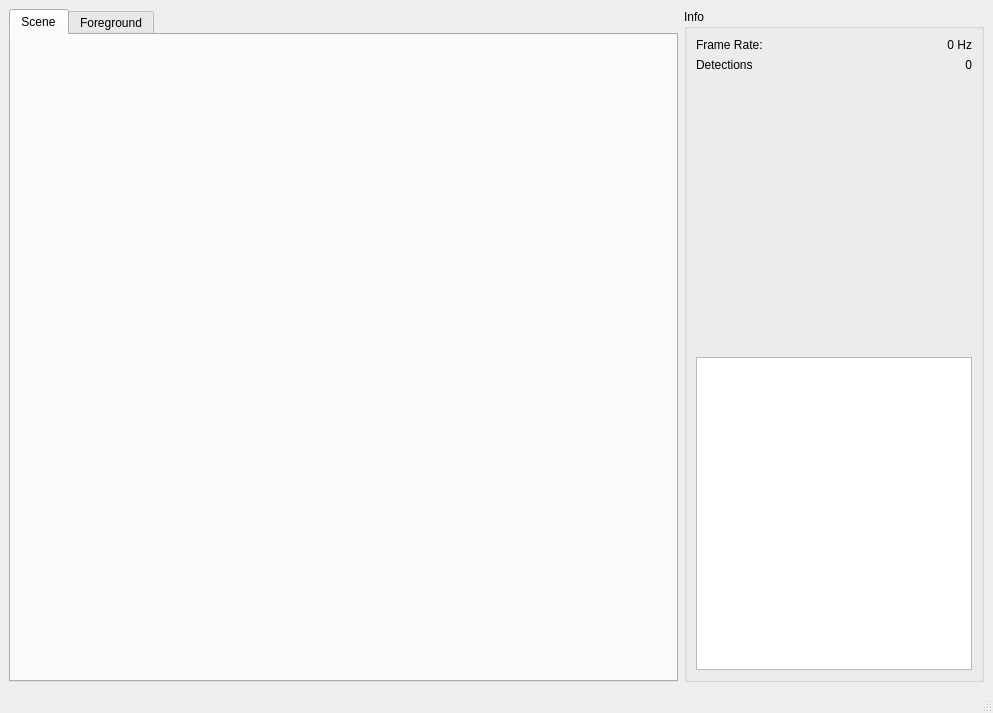
<?xml version="1.0" encoding="UTF-8"?>
<ui version="4.0">
 <class>DetectorViewerDesign</class>
 <widget class="QMainWindow" name="DetectorViewerDesign">
  <property name="geometry">
   <rect>
    <x>0</x>
    <y>0</y>
    <width>993</width>
    <height>713</height>
   </rect>
  </property>
  <property name="windowTitle">
   <string>Camera Person Detector</string>
  </property>
  <property name="locale">
   <locale language="English" country="Australia"/>
  </property>
  <widget class="QWidget" name="centralwidget">
   <layout class="QGridLayout" name="gridLayout">
    <item row="0" column="0">
     <widget class="QTabWidget" name="tabWidget">
      <property name="currentIndex">
       <number>0</number>
      </property>
      <widget class="QWidget" name="tab">
       <attribute name="title">
        <string>Scene</string>
       </attribute>
       <layout class="QGridLayout" name="gridLayout_3">
        <item row="0" column="0">
         <widget class="ImageWidget" name="imgScene" native="true"/>
        </item>
       </layout>
      </widget>
      <widget class="QWidget" name="tab_2">
       <attribute name="title">
        <string>Foreground</string>
       </attribute>
       <layout class="QGridLayout" name="gridLayout_2">
        <item row="0" column="0">
         <widget class="ImageWidget" name="imgForeground" native="true"/>
        </item>
       </layout>
      </widget>
     </widget>
    </item>
    <item row="0" column="1">
     <widget class="QGroupBox" name="groupBox">
      <property name="minimumSize">
       <size>
        <width>300</width>
        <height>0</height>
       </size>
      </property>
      <property name="title">
       <string>Info</string>
      </property>
      <layout class="QGridLayout" name="gridLayout_4">
       <item row="0" column="0">
        <layout class="QFormLayout" name="formLayout">
         <property name="fieldGrowthPolicy">
          <enum>QFormLayout::AllNonFixedFieldsGrow</enum>
         </property>
         <item row="0" column="0">
          <widget class="QLabel" name="label">
           <property name="text">
            <string>Frame Rate:</string>
           </property>
          </widget>
         </item>
         <item row="0" column="1">
          <widget class="QLabel" name="lblFrameRate">
           <property name="text">
            <string>0 Hz</string>
           </property>
           <property name="alignment">
            <set>Qt::AlignRight|Qt::AlignTrailing|Qt::AlignVCenter</set>
           </property>
          </widget>
         </item>
         <item row="1" column="0">
          <widget class="QLabel" name="label_2">
           <property name="text">
            <string>Detections</string>
           </property>
          </widget>
         </item>
         <item row="1" column="1">
          <widget class="QLabel" name="lblDetections">
           <property name="text">
            <string>0</string>
           </property>
           <property name="alignment">
            <set>Qt::AlignRight|Qt::AlignTrailing|Qt::AlignVCenter</set>
           </property>
          </widget>
         </item>
        </layout>
       </item>
       <item row="1" column="0">
        <widget class="QTextEdit" name="txtStats">
         <property name="sizePolicy">
          <sizepolicy hsizetype="Preferred" vsizetype="Preferred">
           <horstretch>0</horstretch>
           <verstretch>0</verstretch>
          </sizepolicy>
         </property>
        </widget>
       </item>
      </layout>
     </widget>
    </item>
   </layout>
  </widget>
  <widget class="QStatusBar" name="statusbar"/>
  <action name="action_Quit">
   <property name="text">
    <string>&amp;Quit</string>
   </property>
   <property name="shortcut">
    <string>Ctrl+Q</string>
   </property>
   <property name="shortcutContext">
    <enum>Qt::ApplicationShortcut</enum>
   </property>
  </action>
  <action name="action_Preferences">
   <property name="text">
    <string>&amp;Preferences</string>
   </property>
  </action>
  <action name="actionAbout">
   <property name="text">
    <string>&amp;About</string>
   </property>
  </action>
  <action name="actionAbout_Qt">
   <property name="text">
    <string>About &amp;Qt</string>
   </property>
  </action>
 </widget>
 <customwidgets>
  <customwidget>
   <class>ImageWidget</class>
   <extends>QWidget</extends>
   <header>ImageWidget.h</header>
   <container>1</container>
  </customwidget>
 </customwidgets>
 <resources/>
 <connections>
  <connection>
   <sender>action_Quit</sender>
   <signal>triggered()</signal>
   <receiver>DetectorViewerDesign</receiver>
   <slot>close()</slot>
   <hints>
    <hint type="sourcelabel">
     <x>-1</x>
     <y>-1</y>
    </hint>
    <hint type="destinationlabel">
     <x>399</x>
     <y>299</y>
    </hint>
   </hints>
  </connection>
 </connections>
</ui>
